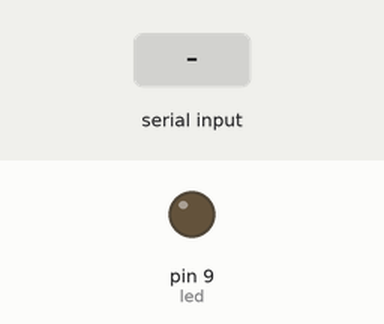
Simulated run of this sketch. Board: Arduino Uno, built with avr-gcc and run on an emulated ATmega328P. Shown: output pins drawn as LEDs (lit = HIGH). The inputs (shaded band) are chosen by the test bench.

Above: at 1.2 s.
1.3 s: byte 1 (1) received over Serial
At 2.7 s:
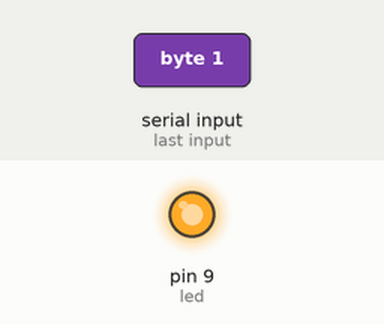
Timing chart, 0 to 4.3 s (numbered marks = the images above; inputs shaded):
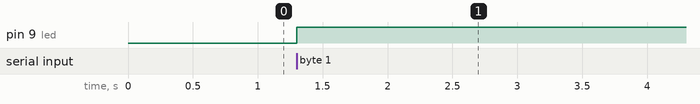

The sketch:

projeto-led.ino
```cpp
int led = 9;
int dado;

void setup() {
  Serial.begin(9600);
  pinMode(led, OUTPUT);
}

void loop() {

 if(Serial.available() > 0){
  dado = Serial.read();
  switch(dado){
    case 1:
      digitalWrite(led, HIGH);
      break;
    case 2:
      digitalWrite(led, LOW);
      break;
  }
 }
}
```

Measured:
- after the input at 1.3 s, pin 9 (led): LOW → HIGH at once
